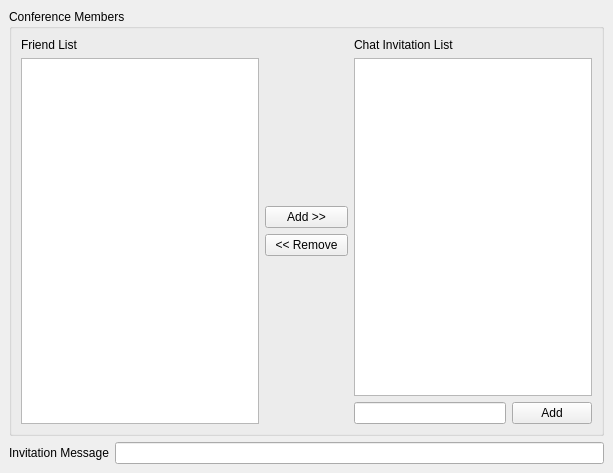
<ui version="4.0" >
 <class>YahooInviteListBase</class>
 <widget class="QWidget" name="YahooInviteListBase" >
  <property name="geometry" >
   <rect>
    <x>0</x>
    <y>0</y>
    <width>613</width>
    <height>473</height>
   </rect>
  </property>
  <property name="windowTitle" >
   <string>Invite Friends to Conference</string>
  </property>
  <layout class="QGridLayout" >
   <property name="leftMargin" >
    <number>9</number>
   </property>
   <property name="topMargin" >
    <number>9</number>
   </property>
   <property name="rightMargin" >
    <number>9</number>
   </property>
   <property name="bottomMargin" >
    <number>9</number>
   </property>
   <property name="horizontalSpacing" >
    <number>6</number>
   </property>
   <property name="verticalSpacing" >
    <number>6</number>
   </property>
   <item row="0" column="0" >
    <widget class="QGroupBox" name="groupBox" >
     <property name="title" >
      <string>Conference Members</string>
     </property>
     <layout class="QGridLayout" >
      <property name="leftMargin" >
       <number>9</number>
      </property>
      <property name="topMargin" >
       <number>9</number>
      </property>
      <property name="rightMargin" >
       <number>9</number>
      </property>
      <property name="bottomMargin" >
       <number>9</number>
      </property>
      <property name="horizontalSpacing" >
       <number>6</number>
      </property>
      <property name="verticalSpacing" >
       <number>6</number>
      </property>
      <item row="0" column="1" >
       <layout class="QVBoxLayout" >
        <property name="spacing" >
         <number>6</number>
        </property>
        <property name="leftMargin" >
         <number>0</number>
        </property>
        <property name="topMargin" >
         <number>0</number>
        </property>
        <property name="rightMargin" >
         <number>0</number>
        </property>
        <property name="bottomMargin" >
         <number>0</number>
        </property>
        <item>
         <spacer>
          <property name="orientation" >
           <enum>Qt::Vertical</enum>
          </property>
          <property name="sizeType" >
           <enum>QSizePolicy::Expanding</enum>
          </property>
          <property name="sizeHint" >
           <size>
            <width>83</width>
            <height>144</height>
           </size>
          </property>
         </spacer>
        </item>
        <item>
         <widget class="QPushButton" name="btn_Add" >
          <property name="text" >
           <string>Add >></string>
          </property>
         </widget>
        </item>
        <item>
         <widget class="QPushButton" name="btn_Remove" >
          <property name="text" >
           <string>&lt;&lt; Remove</string>
          </property>
         </widget>
        </item>
        <item>
         <spacer>
          <property name="orientation" >
           <enum>Qt::Vertical</enum>
          </property>
          <property name="sizeType" >
           <enum>QSizePolicy::Expanding</enum>
          </property>
          <property name="sizeHint" >
           <size>
            <width>83</width>
            <height>144</height>
           </size>
          </property>
         </spacer>
        </item>
       </layout>
      </item>
      <item row="0" column="2" >
       <layout class="QVBoxLayout" >
        <property name="spacing" >
         <number>6</number>
        </property>
        <property name="leftMargin" >
         <number>0</number>
        </property>
        <property name="topMargin" >
         <number>0</number>
        </property>
        <property name="rightMargin" >
         <number>0</number>
        </property>
        <property name="bottomMargin" >
         <number>0</number>
        </property>
        <item>
         <widget class="QLabel" name="textLabel2_2" >
          <property name="text" >
           <string>Chat Invitation List</string>
          </property>
         </widget>
        </item>
        <item>
         <widget class="QListWidget" name="listInvited" />
        </item>
        <item>
         <layout class="QHBoxLayout" >
          <property name="spacing" >
           <number>6</number>
          </property>
          <property name="leftMargin" >
           <number>0</number>
          </property>
          <property name="topMargin" >
           <number>0</number>
          </property>
          <property name="rightMargin" >
           <number>0</number>
          </property>
          <property name="bottomMargin" >
           <number>0</number>
          </property>
          <item>
           <widget class="QLineEdit" name="editBuddyAdd" />
          </item>
          <item>
           <widget class="QPushButton" name="btnCustomAdd" >
            <property name="text" >
             <string>Add</string>
            </property>
           </widget>
          </item>
         </layout>
        </item>
       </layout>
      </item>
      <item row="0" column="0" >
       <layout class="QVBoxLayout" >
        <property name="spacing" >
         <number>6</number>
        </property>
        <property name="leftMargin" >
         <number>0</number>
        </property>
        <property name="topMargin" >
         <number>0</number>
        </property>
        <property name="rightMargin" >
         <number>0</number>
        </property>
        <property name="bottomMargin" >
         <number>0</number>
        </property>
        <item>
         <widget class="QLabel" name="textLabel2" >
          <property name="text" >
           <string>Friend List</string>
          </property>
         </widget>
        </item>
        <item>
         <widget class="QListWidget" name="listFriends" />
        </item>
       </layout>
      </item>
     </layout>
    </widget>
   </item>
   <item row="1" column="0" >
    <layout class="QHBoxLayout" >
     <property name="spacing" >
      <number>6</number>
     </property>
     <property name="leftMargin" >
      <number>0</number>
     </property>
     <property name="topMargin" >
      <number>0</number>
     </property>
     <property name="rightMargin" >
      <number>0</number>
     </property>
     <property name="bottomMargin" >
      <number>0</number>
     </property>
     <item>
      <widget class="QLabel" name="txtInvMsg" >
       <property name="text" >
        <string>Invitation Message</string>
       </property>
      </widget>
     </item>
     <item>
      <widget class="QLineEdit" name="editMessage" />
     </item>
    </layout>
   </item>
  </layout>
 </widget>
 <tabstops>
  <tabstop>listFriends</tabstop>
  <tabstop>btn_Add</tabstop>
  <tabstop>btn_Remove</tabstop>
  <tabstop>listInvited</tabstop>
  <tabstop>editBuddyAdd</tabstop>
  <tabstop>btnCustomAdd</tabstop>
  <tabstop>editMessage</tabstop>
 </tabstops>
 <resources/>
 <connections/>
</ui>
